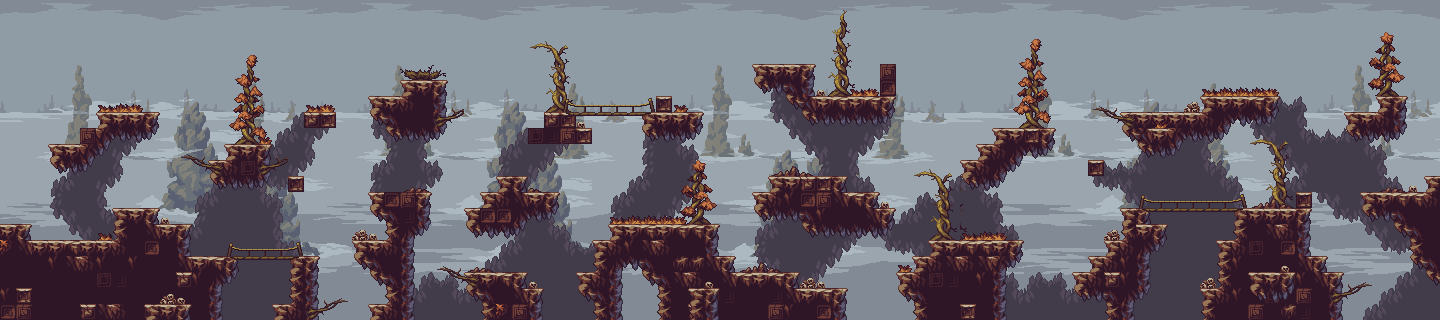

Rendered tile map (Tiled .tmx) drawn with the repository's tilesets; below, a short description and the map source with its tile grids summarised:
An orthogonal 90x20 tile map with 16x16 px tiles, 8 tile layers (clouds_back1, clouds_back2, clouds_back3, clouds_back4, ...), 7 tilesets.

<map version="1.9" tiledversion="1.9.2" orientation="orthogonal" renderorder="right-down" width="90" height="20" tilewidth="16" tileheight="16" infinite="0" nextlayerid="17" nextobjectid="2">
 <tileset firstgid="1" source="../tilesets/tileset_level2/FoggyCliffsTileset.tsx" />
 <tileset firstgid="81" source="../tilesets/tileset_level2/FoggyCliffsExample.tsx" />
 <tileset firstgid="561" source="../tilesets/tileset_level2/TreesAndClifffs.tsx" />
 <tileset firstgid="777" source="../tilesets/tileset_level2/bg1.tsx" />
 <tileset firstgid="1017" source="../tilesets/tileset_level2/bg2.tsx" />
 <tileset firstgid="1257" source="../tilesets/tileset_level2/bg3.tsx" />
 <tileset firstgid="1497" source="../tilesets/tileset_level2/bgMovingFog.tsx" />
 <layer id="5" name="clouds_back1" width="90" height="20">
  <data>[1800 cells, 1080 non-empty, 240 distinct tile ids]</data>
 </layer>
 <layer id="6" name="clouds_back2" width="90" height="20">
  <data>[1800 cells, 1080 non-empty, 240 distinct tile ids]</data>
 </layer>
 <layer id="7" name="clouds_back3" width="90" height="20">
  <data>[1800 cells, 1530 non-empty, 240 distinct tile ids]</data>
 </layer>
 <layer id="11" name="clouds_back4" width="90" height="20">
  <data>[1800 cells, 1020 non-empty, 240 distinct tile ids]</data>
 </layer>
 <layer id="3" name="ground_back" width="90" height="20">
  <data>[1800 cells, 546 non-empty, 42 distinct tile ids]</data>
 </layer>
 <layer id="1" name="ground" width="90" height="20">
  <data>[1800 cells, 518 non-empty, 66 distinct tile ids]</data>
 </layer>
 <layer id="4" name="trees" width="90" height="20">
  <data>[1800 cells, 174 non-empty, 81 distinct tile ids]</data>
 </layer>
 <layer id="2" name="deco" width="90" height="20">
  <data>[1800 cells, 98 non-empty, 25 distinct tile ids]</data>
 </layer>
</map>
